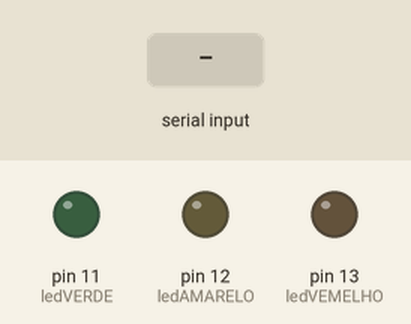
Simulated run of this sketch. Board: Arduino Uno, built with avr-gcc and run on an emulated ATmega328P. On the bench: output pins drawn as LEDs (lit = HIGH). Inputs (shaded band) come from the test bench. What the sketch prints to the serial monitor is not drawn.

Above: at 3.7 s.
3.8 s: "1\n" received over Serial
At 4.8 s:
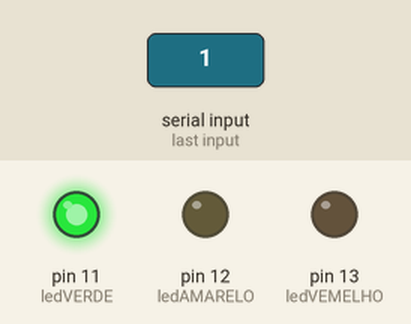
Timing chart, 0 to 6.8 s (numbered marks = the images above; inputs shaded):
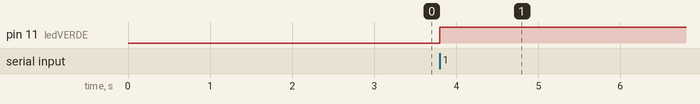

Measured:
- after the input at 3.8 s, pin 11 (ledVERDE): LOW → HIGH at once

The sketch:

exemplo_arduino_ledes_001.ino
```cpp
int contador = 0, SN = 0;
int ledVEMELHO = 13;
int ledAMARELO = 12;
int ledVERDE = 11;
void setup()
{
  Serial.begin(9600);
  pinMode(ledVEMELHO, OUTPUT);
  pinMode(ledAMARELO, OUTPUT);
  pinMode(ledVERDE, OUTPUT);

}// fim do stp
//-----------------------------------------------
void loop()
{

   do{

  Serial.println("Bem-vindo(a) A INTERFACE LED");
                                      delay(700);
Serial.println();
  Serial.println("Voce gostaria de ligar as luzes?");
Serial.println("-----------------------------------");
                                           delay(700);
  Serial.println("1)-Ligar Led Verde");
Serial.println("-----------------------------------");
                                            delay(70);
  Serial.println("2)-Desligar Led Verde");
Serial.println("-----------------------------------");
                                            delay(70);
  Serial.println("3)-Ligar Led Amarelo");
Serial.println("-----------------------------------");
                                            delay(70);
  Serial.println("4)-Desligar Led Amarelo");
Serial.println("-----------------------------------");
                                            delay(70);
  Serial.println("5)-Ligar Led Vermelho");
Serial.println("-----------------------------------");
                                           delay(700);
  Serial.println("6)-Desligar Led Vermelho");
Serial.println("-----------------------------------");
                                            delay(70);
  Serial.println("7)-Ligar Todos os Leds");
Serial.println("-----------------------------------");
                                            delay(70);
  Serial.println("8)-Desligar Todos os Leds");
Serial.println("-----------------------------------");
                                            delay(70);
  Serial.println("9)-Sair");
Serial.println("-----------------------------------");
                                            delay(70);
  while(!Serial.available()){}
  SN = Serial.parseInt();


    switch(SN){
    case 1:
        digitalWrite(ledVERDE, HIGH);
      	break;

      case 2:
      digitalWrite(ledVERDE, LOW);
     	break;

      case 3:
        digitalWrite(ledAMARELO, HIGH);
      	break;

      case 4:
      digitalWrite(ledAMARELO, LOW);
      	break;

      case 5:
        digitalWrite(ledVEMELHO, HIGH);
         break;

      case 6:
      digitalWrite(ledVEMELHO, LOW);
         break;

      case 7:
        digitalWrite(ledVERDE, HIGH);
          digitalWrite(ledVEMELHO, HIGH);
             digitalWrite(ledAMARELO, HIGH);
       break;

      case 8:
      digitalWrite(ledVERDE, LOW);
         digitalWrite(ledVEMELHO, LOW);
            digitalWrite(ledAMARELO, LOW);
         break;

      case 9:
     Serial.println("Saindo");
     Serial.print("Obrigado por usar nosso sistema");

      default:
      	 Serial.println("!!!OPCAO INVALIDA!!!");

    }//fim do switch
Serial.println();
delay(2000);
  }//fim do "DO"
  while(contador != 0 );

}//fim do loop
```
